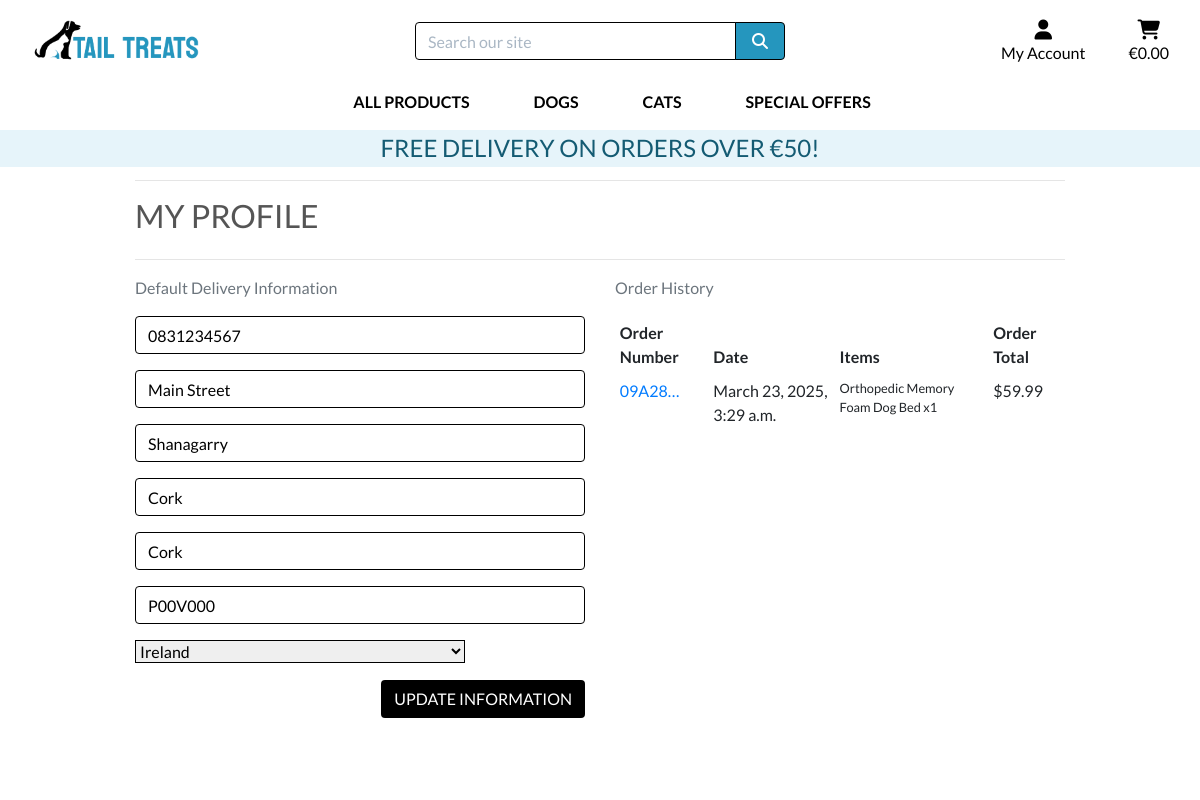
The page /profile/ (signed in) on the database as committed earlier.
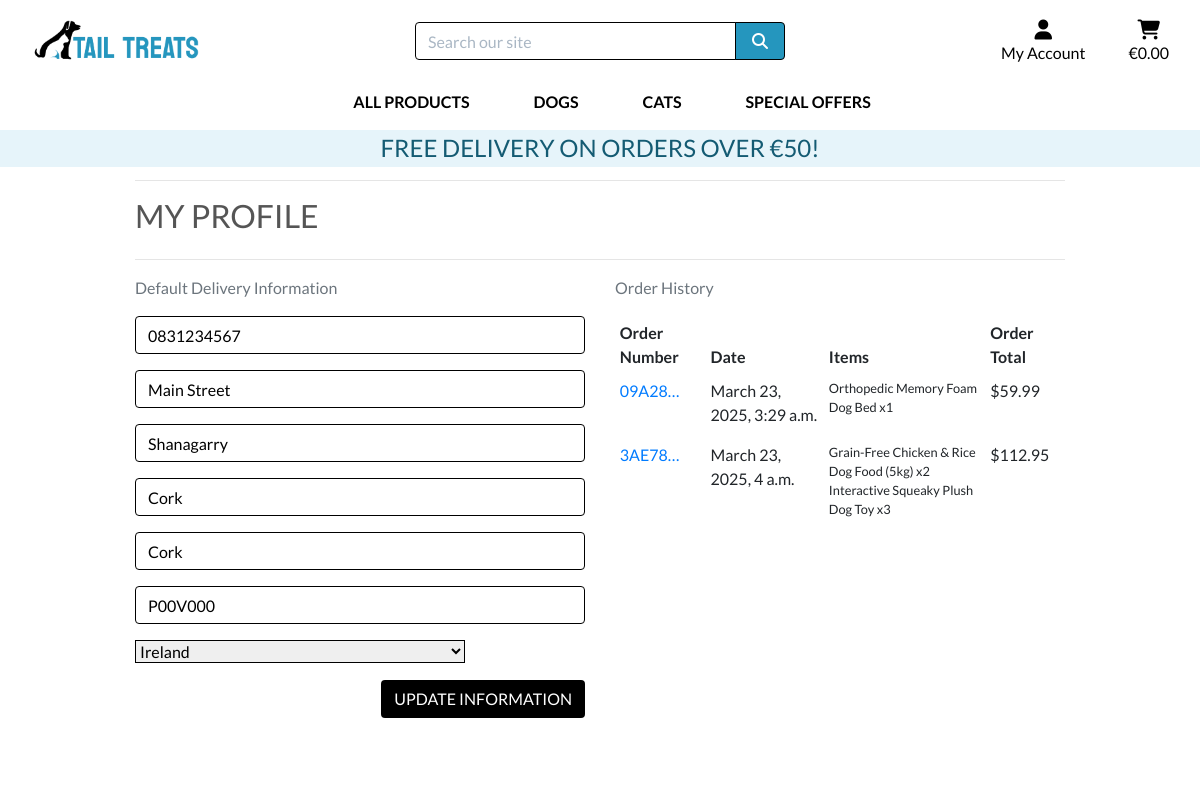
The same page on the database as committed later.
### checkout/models.py (models this page shows, shortened)
class Order(models.Model):
    order_number = models.CharField(max_length=32, null=False, editable=False)
    user_profile = models.ForeignKey(UserProfile, on_delete=models.SET_NULL,
                                     null=True, blank=True, related_name='orders')
    full_name = models.CharField(max_length=50, null=False, blank=False)
    email = models.EmailField(max_length=254, null=False, blank=False)
    phone_number = models.CharField(max_length=20, null=False, blank=False)
    country = CountryField(blank_label='Country *', null=False, blank=False)
    postcode = models.CharField(max_length=20, null=True, blank=True)
    town_or_city = models.CharField(max_length=40, null=False, blank=False)
    street_address1 = models.CharField(max_length=80, null=False, blank=False)
    street_address2 = models.CharField(max_length=80, null=True, blank=True)
    county = models.CharField(max_length=80, null=True, blank=True)
    date = models.DateTimeField(auto_now_add=True)
    delivery_cost = models.DecimalField(max_digits=6, decimal_places=2, null=False, default=0)
    order_total = models.DecimalField(max_digits=10, decimal_places=2, null=False, default=0)
    grand_total = models.DecimalField(max_digits=10, decimal_places=2, null=False, default=0)
    original_cart = models.TextField(null=False, blank=False, default='')
    stripe_pid = models.CharField(max_length=254, null=False, blank=False, default='')

class OrderLineItem(models.Model):
    order = models.ForeignKey(Order, null=False, blank=False, on_delete=models.CASCADE, related_name='lineitems')
    product = models.ForeignKey(Product, null=False, blank=False, on_delete=models.CASCADE)
    product_size = models.CharField(max_length=2, null=True, blank=True) # XS, S, M, L, XL
    quantity = models.IntegerField(null=False, blank=False, default=0)
    lineitem_total = models.DecimalField(max_digits=6, decimal_places=2, null=False, blank=False, editable=False)

### products/models.py (models this page shows, shortened)
class Product(models.Model):
    category = models.ForeignKey('Category', null=True, blank=True, on_delete=models.SET_NULL)
    sku = models.CharField(max_length=254, unique=True, blank=True, null=True)
    name = models.CharField(max_length=254)
    description = models.TextField()
    price = models.DecimalField(max_digits=6, decimal_places=2)
    rating = models.DecimalField(max_digits=3, decimal_places=1, blank=True, null=True)
    image_url = models.URLField(max_length=1024, blank=True, null=True)
    image = models.ImageField(upload_to='products/', blank=True, null=True)

### profiles/views.py (the view)
# urls.py: path('', views.profile, name='profile'),
def profile(request):
    profile = get_object_or_404(UserProfile, user=request.user)
    if request.method == 'POST':
        form = UserProfileForm(request.POST, instance=profile)
        if form.is_valid():
            form.save()
            messages.success(request, 'Profile updated successfully')
    form = UserProfileForm(instance=profile)
    orders = profile.orders.all()
    template = 'profiles/profile.html'
    context = {
        'form': form,
        'orders': orders,
        'on_profile_page': True
    }
    return render(request, template, context)

### profiles/forms.py
class UserProfileForm(forms.ModelForm):
    class Meta:
        model = UserProfile
        exclude = ('user',)
    def __init__(self, *args, **kwargs):
        super().__init__(*args, **kwargs)
        placeholders = {
            'default_phone_number': 'Phone Number',
            'default_postcode': 'Postal Code',
            'default_town_or_city': 'Town or City',
            'default_street_address1': 'Street Address 1',
            'default_street_address2': 'Street Address 2',
            'default_county': 'County, State or Locality',
        }
        self.fields['default_phone_number'].widget.attrs['autofocus'] = True
        for field in self.fields:
            if field != 'default_country':
                if self.fields[field].required:
                    placeholder = f'{placeholders[field]} *'
                else:
                    placeholder = placeholders[field]
                self.fields[field].widget.attrs['placeholder'] = placeholder
            self.fields[field].widget.attrs['class'] = 'border-black rounded-5 profile-form-input'
            self.fields[field].label = False

### profiles/templates/profiles/profile.html (shortened to what this page needs)
{% extends "base.html" %}
{% load static %}
{% block extra_css %}
    <link rel="stylesheet" href="{% static 'profiles/css/profile.css' %}">
{% endblock %}
{% block page_header %}
    <div class="container header-container">
    </div>
{% endblock %}
{% block content %}
    <div class="overlay"></div>
    <div class="container">
        <div class="row">
            <div class="col">
                <hr>
                <h2 class="logo-font mb-4">My Profile</h2>
                <hr>
            </div>
        </div>
        <div class="row">
            <div class="col-12 col-lg-6">
                <p class="text-muted">Default Delivery Information</p>
                <form class="mt-3" action="{% url 'profile' %}" method="POST" id="profile-update-form">
                    {{ form|crispy }}
                    <button class="btn btn-black rounded-5 text-uppercase float-right">Update Information</button>
                </form>
            </div>
            <div class="col-12 col-lg-6">
                <p class="text-muted">Order History</p>
                <div class="order-history table-responsive">
                    <table class="table table-sm table-borderless">
                        <thead>
                            <tr>
                                <th>Order Number</th>
                                <th>Date</th>
                                <th>Items</th>
                                <th>Order Total</th>
                            </tr>
                        </thead>
                        <tbody>
                            {% for order in orders %}
                                <tr>
                                    <td>
                                        <a href="{% url 'order_history' order.order_number %}"
                                           title="{{ order.order_number }}">
                                            {{ order.order_number|truncatechars:6 }}
                                        </a>
                                    </td>
                                    <td>{{ order.date }}</td>
                                    <td>
                                        <ul class="list-unstyled">
                                            {% for item in order.lineitems.all %}
                                                <li class="small">
                                                    {{ item.product.name }} x{{ item.quantity }}
                                                </li>
                                            {% endfor %}
                                        </ul>
                                    </td>
                                    <td>${{ order.grand_total }}</td>
                                </tr>
                            {% endfor %}
                        </tbody>
                    </table>
                </div>
            </div>
        </div>
{% endblock %}

Rows that differ between the two databases and show on the page:
added Order: order_number "3AE78…", date "March 23, 2025, 4 a.m.", grand_total "112.95"
added OrderLineItem: product.name "Grain-Free Chicken & Rice Dog Food (5kg)", quantity "2", shown under "3AE78…"
added OrderLineItem: product.name "Interactive Squeaky Plush Dog Toy", quantity "3", shown under "3AE78…"
